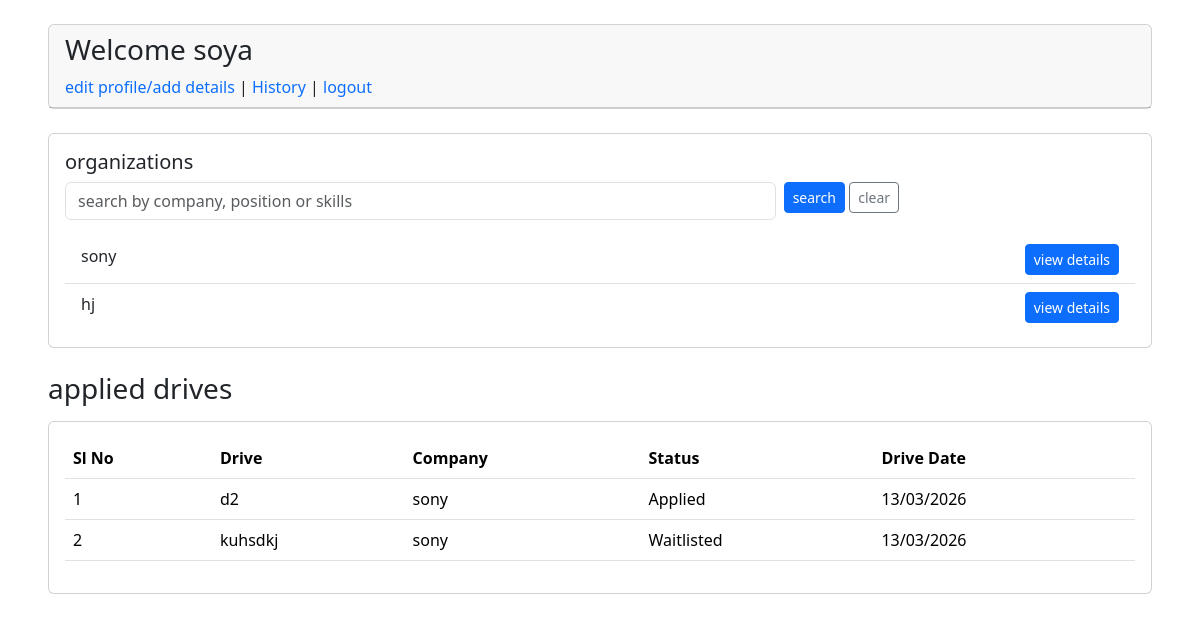
The app's page /students/dash (signed in), older data.
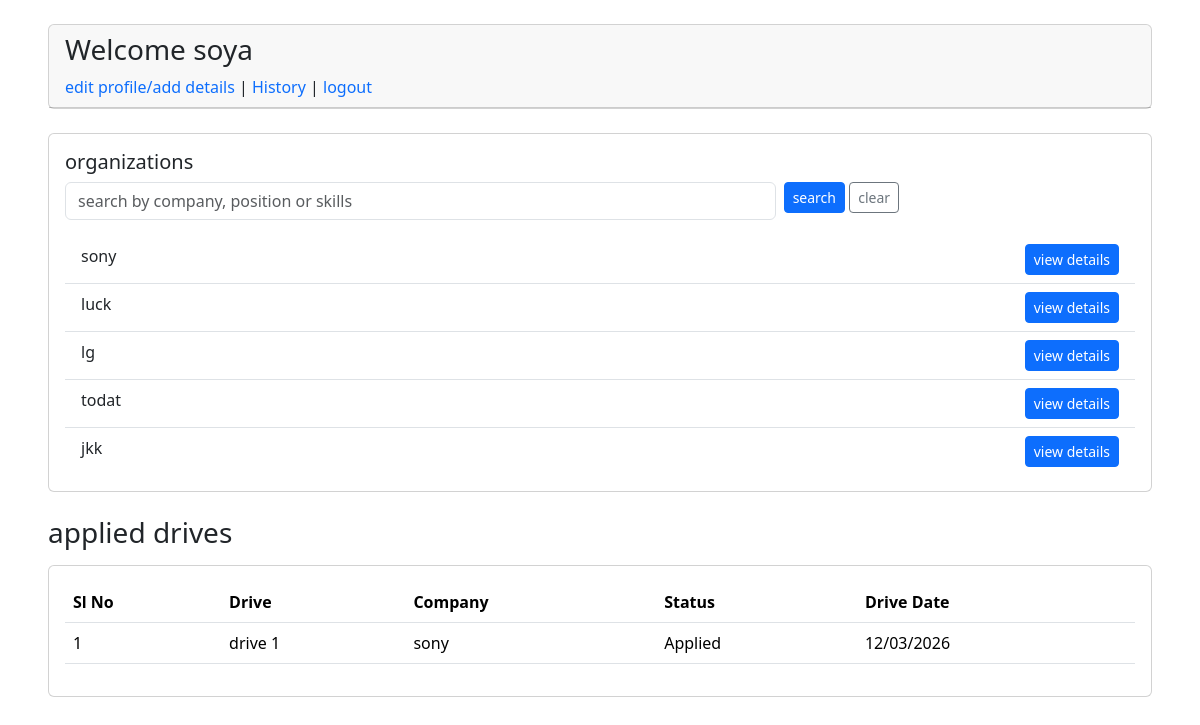
The same page, newer data.
### backend/models.py (models this page shows, shortened)
class Student(db.Model,UserMixin):
    __tablename__ = 'students'
    stud_id = db.Column(db.Integer, primary_key=True, autoincrement=True)
    name = db.Column(db.String, nullable=False)
    email = db.Column(db.String, unique=True, nullable=False)
    password = db.Column(db.String, nullable=False)
    skills = db.Column(db.Text)
    education = db.Column(db.Text)
    department=db.Column(db.String)
    resume = db.Column(db.String)
    status = db.Column(db.String, default="Active")
    applications = db.relationship('Application', backref='student', lazy=True)

class Company(db.Model,UserMixin):
    __tablename__ = 'companies'
    cmp_id = db.Column(db.Integer, primary_key=True , autoincrement=True)
    name = db.Column(db.String,unique=True, nullable=False)
    industry = db.Column(db.String)
    hr_contact = db.Column(db.String, nullable=False)
    website = db.Column(db.String)
    approval_status = db.Column(db.String, default="Pending")
    password= db.Column(db.String, nullable=False)
    drives = db.relationship('PlacementDrive', backref='company', lazy=True)
    email= db.Column(db.String, unique=True, nullable=False)

class Application(db.Model):
    __tablename__ = 'applications'
    appln_id = db.Column(db.Integer, primary_key=True, autoincrement=True)
    student_id = db.Column(db.Integer, db.ForeignKey('students.stud_id'), nullable=False)
    drive_id = db.Column(db.Integer, db.ForeignKey('placement_drives.placemnt_id'), nullable=False)
    application_date = db.Column(db.DateTime, default=lambda:datetime.now(timezone.utc))
    status = db.Column(db.String , default="not_applied")
    __table_args__ = (
        db.UniqueConstraint('student_id', 'drive_id', name='unique_student_drive'),
    )

class PlacementDrive(db.Model):
    __tablename__ = 'placement_drives'
    placemnt_id = db.Column(db.Integer, primary_key=True, autoincrement=True)
    drive_name=db.Column(db.String, nullable=False,unique=True)
    company_id = db.Column(db.Integer, db.ForeignKey('companies.cmp_id'), nullable=False)
    job_title = db.Column(db.String, nullable=False)
    job_description = db.Column(db.Text, nullable=False)
    eligibility_criteria = db.Column(db.Text, nullable=False)
    application_deadline = db.Column(db.DateTime, nullable=False)
    status = db.Column(db.String, default="Pending")
    salary=db.Column(db.Integer,nullable="False")
    skills=db.Column(db.String, nullable=False)
    exp=db.Column(db.String, nullable=False)
    applications = db.relationship('Application', backref='drive', lazy=True)

### backend/routes.py (the view, shortened to what this page needs)
@app.route("/students/dash", methods=["GET","POST"])
@login_required
def st_dash():
    if not isinstance(current_user, Student):
        return "Unauthorized"
    search = request.args.get("search", "").strip()
    comp_query = Company.query.filter_by(approval_status="active")
    all_comp = comp_query.all()
    applied_drives = Application.query.filter_by(student_id=current_user.stud_id).order_by(Application.application_date.desc()).all()
    notify_statuses = {
        "Shortlisted": "shortlisted",
        "Rejected": "rejected",
        "Selected": "accepted"
    }
    seen = session.get("app_status_seen")
    if seen is None:
        seen = {}
        for appln in applied_drives:
            if appln.status in notify_statuses:
                seen[str(appln.appln_id)] = appln.status
        session["app_status_seen"] = seen
    return render_template("students/dash.html",current_stu=current_user,all_comp=all_comp,applied_drives=applied_drives,search=search)

### app.py (called while the page is built)
def create_app():
    app=Flask(__name__)
    app.config["SQLALCHEMY_DATABASE_URI"] = "sqlite:///Placement.db"
    db.init_app(app)
    app.config["SECRET_KEY"]="thisgoodday"
    login_manager=LoginManager(app)
    @login_manager.user_loader
    def load_user(email):
        return (db.session.query(Admin).filter_by(email=email).first() or \
        db.session.query(Student).filter_by(email=email).first() or \
        db.session.query(Company).filter_by(email=email).first())
    app.app_context().push()
    db.create_all()
    return app

### templates/students/dash.html (shortened to what this page needs)
<!DOCTYPE html>
<html lang="en">
<head>
    <link href="https://cdn.jsdelivr.net/npm/bootstrap@5.3.8/dist/css/bootstrap.min.css" rel="stylesheet">
</head>
<body>
    <div class="card mt-4 ms-5 me-5">
        <div class="card-header">
            <h3>Welcome {{ current_stu.name }}</h3>
            <a class="link-offset-2 link-offset-3-hover link-underline link-underline-opacity-0 link-underline-opacity-75-hover" href="{{ url_for('student_profile') }}">
                edit profile/add details
            </a> |
            <a href="{{ url_for('student_history') }}" class="link-offset-2 link-offset-3-hover link-underline link-underline-opacity-0 link-underline-opacity-75-hover">
                History
            </a> |
            <a class="link-offset-2 link-offset-3-hover link-underline link-underline-opacity-0 link-underline-opacity-75-hover" href="{{ url_for('log_out') }}">
                logout
            </a>
        </div>
    </div>
    <div class="card mt-4 ms-5 me-5">
        <div class="card-body">
            <h5 class="card-title">organizations</h5>
            <form method="GET" action="{{ url_for('st_dash') }}" class="row g-2 mb-3">
                <div class="col-md-8">
                    <input type="text" class="form-control" name="search" value="{{ search or '' }}" placeholder="search by company, position or skills">
                </div>
                <div class="col-md-4">
                    <button type="submit" class="btn btn-primary btn-sm">search</button>
                    <a href="{{ url_for('st_dash') }}" class="btn btn-outline-secondary btn-sm">clear</a>
                </div>
            </form>
            <ul class="list-group list-group-flush">
                {% for comp in all_comp %}
                <li class="list-group-item">
                    {{ comp.name }}
                    <a href="/company/{{ comp.cmp_id }}/drives" class="btn btn-sm btn-primary float-end">
                        view details
                    </a>
                </li>
                {% else %}
                <li class="list-group-item">No organizations available</li>
                {% endfor %}
            </ul>
        </div>
    </div>
    <div class="mt-4 ms-5 me-5">
        <h3>applied drives</h3>
    </div>
    <div class="card mt-3 ms-5 me-5">
        <div class="card-body">
            <table class="table">
                <thead>
                    <tr>
                        <th>Sl No</th>
                        <th>Drive</th>
                        <th>Company</th>
                        <th>Status</th>
                        <th>Drive Date</th>
                    </tr>
                </thead>
                <tbody>
                    {% for appln in applied_drives %}
                    <tr>
                        <td>{{ loop.index }}</td>
                        <td>{{ appln.drive.drive_name }}</td>
                        <td>{{ appln.drive.company.name }}</td>
                        <td>{{ appln.status }}</td>
                        <td>{{ appln.drive.application_deadline.strftime('%d/%m/%Y') }}</td>
                    </tr>
                    {% else %}
                    <tr>
                        <td colspan="5">No applied drives yet.</td>
                    </tr>
                    {% endfor %}
                </tbody>
            </table>
        </div>
    </div>
</body>
</html>

Row changes from the older to the newer data that the page shows:
no longer on this page (row edited): Company: name "hj"
no longer on this page (row edited): Application: drive.drive_name "d2", drive.company.name "sony", status "Applied", drive.application_deadline "13/03/2026"
added Company: name "luck"
added Company: name "lg"
added Company: name "todat"
added Company: name "jkk"
changed Application "sony": drive.drive_name "kuhsdkj" → "drive 1"; status "Waitlisted" → "Applied"; drive.application_deadline "13/03/2026" → "12/03/2026"
